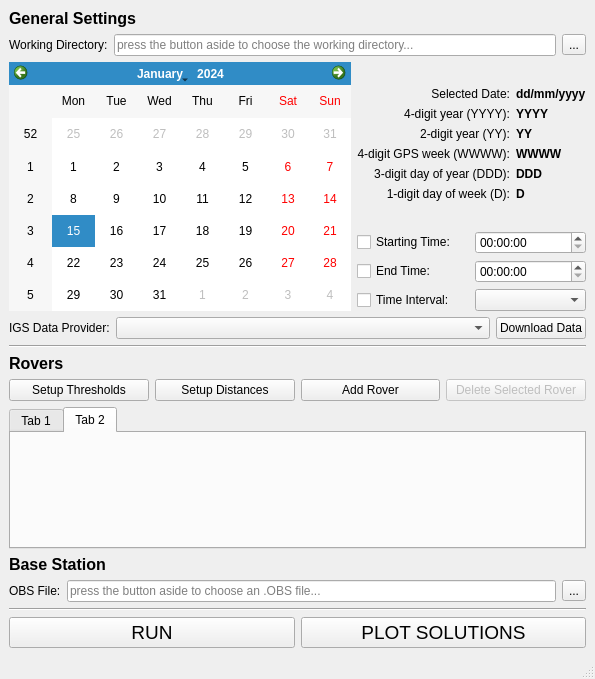
<?xml version="1.0" encoding="UTF-8"?>
<ui version="4.0">
 <class>MainWindow</class>
 <widget class="QMainWindow" name="MainWindow">
  <property name="geometry">
   <rect>
    <x>0</x>
    <y>0</y>
    <width>595</width>
    <height>679</height>
   </rect>
  </property>
  <property name="windowTitle">
   <string>GNSSPos</string>
  </property>
  <widget class="QWidget" name="centralwidget">
   <layout class="QGridLayout" name="gridLayout">
    <item row="0" column="0">
     <widget class="QLabel" name="lblGeneralSettings">
      <property name="font">
       <font>
        <pointsize>12</pointsize>
        <weight>75</weight>
        <bold>true</bold>
        <strikeout>false</strikeout>
       </font>
      </property>
      <property name="text">
       <string>General Settings</string>
      </property>
     </widget>
    </item>
    <item row="1" column="0">
     <layout class="QHBoxLayout" name="hlyworkingDirectory">
      <item>
       <widget class="QLabel" name="lblWorkingDirectory">
        <property name="text">
         <string>Working Directory:</string>
        </property>
       </widget>
      </item>
      <item>
       <widget class="QLineEdit" name="txtWorkingDirectory">
        <property name="placeholderText">
         <string>press the button aside to choose the working directory...</string>
        </property>
       </widget>
      </item>
      <item>
       <widget class="QToolButton" name="btnChoseDirectory">
        <property name="text">
         <string>...</string>
        </property>
       </widget>
      </item>
     </layout>
    </item>
    <item row="2" column="0">
     <layout class="QHBoxLayout" name="horizontalLayout_2">
      <item>
       <widget class="QCalendarWidget" name="calDateTime"/>
      </item>
      <item>
       <layout class="QVBoxLayout" name="verticalLayout">
        <item>
         <layout class="QFormLayout" name="formLayout">
          <property name="labelAlignment">
           <set>Qt::AlignRight|Qt::AlignTrailing|Qt::AlignVCenter</set>
          </property>
          <property name="formAlignment">
           <set>Qt::AlignLeading|Qt::AlignLeft|Qt::AlignVCenter</set>
          </property>
          <item row="0" column="0">
           <widget class="QLabel" name="lblDate">
            <property name="text">
             <string>Selected Date:</string>
            </property>
            <property name="alignment">
             <set>Qt::AlignRight|Qt::AlignTrailing|Qt::AlignVCenter</set>
            </property>
           </widget>
          </item>
          <item row="0" column="1">
           <widget class="QLabel" name="lblSelectedDate">
            <property name="font">
             <font>
              <weight>75</weight>
              <bold>true</bold>
             </font>
            </property>
            <property name="text">
             <string>dd/mm/yyyy</string>
            </property>
           </widget>
          </item>
          <item row="1" column="0">
           <widget class="QLabel" name="lbl4DigitYYYY">
            <property name="text">
             <string>4-digit year (YYYY):</string>
            </property>
            <property name="alignment">
             <set>Qt::AlignRight|Qt::AlignTrailing|Qt::AlignVCenter</set>
            </property>
           </widget>
          </item>
          <item row="1" column="1">
           <widget class="QLabel" name="lblYYYY">
            <property name="font">
             <font>
              <weight>75</weight>
              <bold>true</bold>
             </font>
            </property>
            <property name="text">
             <string>YYYY</string>
            </property>
           </widget>
          </item>
          <item row="2" column="0">
           <widget class="QLabel" name="lbl2DigitYY">
            <property name="text">
             <string>2-digit year (YY):</string>
            </property>
            <property name="alignment">
             <set>Qt::AlignRight|Qt::AlignTrailing|Qt::AlignVCenter</set>
            </property>
           </widget>
          </item>
          <item row="2" column="1">
           <widget class="QLabel" name="lblYY">
            <property name="font">
             <font>
              <weight>75</weight>
              <bold>true</bold>
             </font>
            </property>
            <property name="text">
             <string>YY</string>
            </property>
           </widget>
          </item>
          <item row="3" column="0">
           <widget class="QLabel" name="lbl4DigitWWWW">
            <property name="text">
             <string>4-digit GPS week (WWWW):</string>
            </property>
            <property name="alignment">
             <set>Qt::AlignRight|Qt::AlignTrailing|Qt::AlignVCenter</set>
            </property>
           </widget>
          </item>
          <item row="3" column="1">
           <widget class="QLabel" name="lblWWWW">
            <property name="font">
             <font>
              <weight>75</weight>
              <bold>true</bold>
             </font>
            </property>
            <property name="text">
             <string>WWWW</string>
            </property>
           </widget>
          </item>
          <item row="4" column="0">
           <widget class="QLabel" name="lbl3DigitDDD">
            <property name="text">
             <string>3-digit day of year (DDD):</string>
            </property>
            <property name="alignment">
             <set>Qt::AlignRight|Qt::AlignTrailing|Qt::AlignVCenter</set>
            </property>
           </widget>
          </item>
          <item row="4" column="1">
           <widget class="QLabel" name="lblDDD">
            <property name="font">
             <font>
              <weight>75</weight>
              <bold>true</bold>
             </font>
            </property>
            <property name="text">
             <string>DDD</string>
            </property>
           </widget>
          </item>
          <item row="5" column="0">
           <widget class="QLabel" name="lbl1DigitD">
            <property name="text">
             <string>1-digit day of week (D):</string>
            </property>
            <property name="alignment">
             <set>Qt::AlignRight|Qt::AlignTrailing|Qt::AlignVCenter</set>
            </property>
           </widget>
          </item>
          <item row="5" column="1">
           <widget class="QLabel" name="lblD">
            <property name="font">
             <font>
              <weight>75</weight>
              <bold>true</bold>
             </font>
            </property>
            <property name="text">
             <string>D</string>
            </property>
           </widget>
          </item>
         </layout>
        </item>
        <item>
         <layout class="QHBoxLayout" name="hlyStartTime">
          <item>
           <widget class="QCheckBox" name="chkStartingTime">
            <property name="text">
             <string>Starting Time:</string>
            </property>
           </widget>
          </item>
          <item>
           <widget class="QTimeEdit" name="txtStartingTime"/>
          </item>
         </layout>
        </item>
        <item>
         <layout class="QHBoxLayout" name="hlyEndTime">
          <item>
           <widget class="QCheckBox" name="chkEndTime">
            <property name="text">
             <string>End Time:</string>
            </property>
           </widget>
          </item>
          <item>
           <widget class="QTimeEdit" name="txtEndTime"/>
          </item>
         </layout>
        </item>
        <item>
         <layout class="QHBoxLayout" name="hlyTimeInterval">
          <item>
           <widget class="QCheckBox" name="chkTimeInterval">
            <property name="text">
             <string>Time Interval:</string>
            </property>
           </widget>
          </item>
          <item>
           <widget class="QComboBox" name="cmbTimeInterval"/>
          </item>
         </layout>
        </item>
       </layout>
      </item>
     </layout>
    </item>
    <item row="3" column="0">
     <layout class="QHBoxLayout" name="hlyIGSProvider">
      <item>
       <widget class="QLabel" name="lblIGSDataProvider">
        <property name="text">
         <string>IGS Data Provider:</string>
        </property>
       </widget>
      </item>
      <item>
       <widget class="QComboBox" name="cmbIGSDataProvider">
        <property name="sizePolicy">
         <sizepolicy hsizetype="Expanding" vsizetype="Fixed">
          <horstretch>0</horstretch>
          <verstretch>0</verstretch>
         </sizepolicy>
        </property>
       </widget>
      </item>
      <item>
       <widget class="QPushButton" name="btnDownloadIGSData">
        <property name="text">
         <string>Download Data</string>
        </property>
       </widget>
      </item>
     </layout>
    </item>
    <item row="4" column="0">
     <widget class="Line" name="line">
      <property name="orientation">
       <enum>Qt::Horizontal</enum>
      </property>
     </widget>
    </item>
    <item row="5" column="0">
     <layout class="QVBoxLayout" name="vlyRoversBase">
      <item>
       <layout class="QVBoxLayout" name="vlyRovers">
        <item>
         <widget class="QLabel" name="lblRovers">
          <property name="font">
           <font>
            <pointsize>12</pointsize>
            <weight>75</weight>
            <bold>true</bold>
           </font>
          </property>
          <property name="text">
           <string>Rovers</string>
          </property>
         </widget>
        </item>
        <item>
         <layout class="QHBoxLayout" name="hlyRoverButtons">
          <item>
           <widget class="QPushButton" name="btnSetupThresholds">
            <property name="text">
             <string>Setup Thresholds</string>
            </property>
           </widget>
          </item>
          <item>
           <widget class="QPushButton" name="btnSetupDistances">
            <property name="text">
             <string>Setup Distances</string>
            </property>
           </widget>
          </item>
          <item>
           <widget class="QPushButton" name="btnAddRover">
            <property name="text">
             <string>Add Rover</string>
            </property>
           </widget>
          </item>
          <item>
           <widget class="QPushButton" name="btnDeleteRover">
            <property name="enabled">
             <bool>false</bool>
            </property>
            <property name="text">
             <string>Delete Selected Rover</string>
            </property>
           </widget>
          </item>
         </layout>
        </item>
        <item>
         <widget class="QTabWidget" name="tabsRover">
          <property name="currentIndex">
           <number>1</number>
          </property>
          <widget class="QWidget" name="tab">
           <attribute name="title">
            <string>Tab 1</string>
           </attribute>
          </widget>
          <widget class="QWidget" name="tab_2">
           <attribute name="title">
            <string>Tab 2</string>
           </attribute>
          </widget>
         </widget>
        </item>
       </layout>
      </item>
      <item>
       <layout class="QVBoxLayout" name="vlyBaseStation">
        <item>
         <widget class="QLabel" name="lblBaseStation">
          <property name="font">
           <font>
            <pointsize>12</pointsize>
            <weight>75</weight>
            <bold>true</bold>
           </font>
          </property>
          <property name="text">
           <string>Base Station</string>
          </property>
         </widget>
        </item>
        <item>
         <layout class="QHBoxLayout" name="hlyOBSFileName">
          <item>
           <widget class="QLabel" name="lblBaseStationOBS">
            <property name="text">
             <string>OBS File:</string>
            </property>
           </widget>
          </item>
          <item>
           <widget class="QLineEdit" name="txtBaseStationOBS">
            <property name="placeholderText">
             <string>press the button aside to choose an .OBS file...</string>
            </property>
           </widget>
          </item>
          <item>
           <widget class="QToolButton" name="btnChoseRoverOBS">
            <property name="text">
             <string>...</string>
            </property>
           </widget>
          </item>
         </layout>
        </item>
       </layout>
      </item>
     </layout>
    </item>
    <item row="6" column="0">
     <widget class="Line" name="line_3">
      <property name="orientation">
       <enum>Qt::Horizontal</enum>
      </property>
     </widget>
    </item>
    <item row="7" column="0">
     <layout class="QHBoxLayout" name="hlyButtons">
      <item>
       <widget class="QPushButton" name="btnRUN">
        <property name="font">
         <font>
          <pointsize>14</pointsize>
          <weight>50</weight>
          <bold>false</bold>
          <kerning>false</kerning>
         </font>
        </property>
        <property name="text">
         <string>RUN</string>
        </property>
       </widget>
      </item>
      <item>
       <widget class="QPushButton" name="btnPlotPositions">
        <property name="font">
         <font>
          <pointsize>14</pointsize>
         </font>
        </property>
        <property name="text">
         <string>PLOT SOLUTIONS</string>
        </property>
       </widget>
      </item>
     </layout>
    </item>
   </layout>
  </widget>
  <widget class="QMenuBar" name="menubar">
   <property name="geometry">
    <rect>
     <x>0</x>
     <y>0</y>
     <width>595</width>
     <height>22</height>
    </rect>
   </property>
  </widget>
  <widget class="QStatusBar" name="statusbar"/>
 </widget>
 <resources/>
 <connections/>
</ui>
